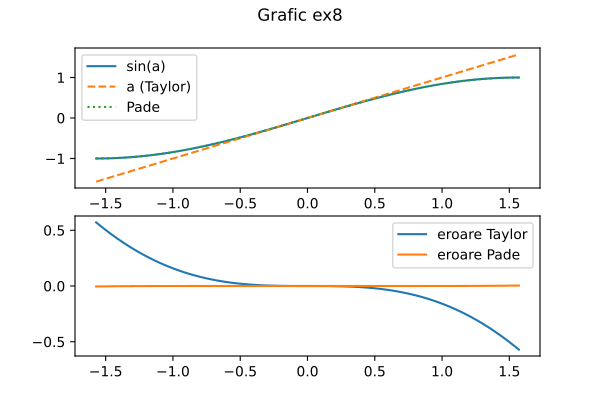

Python code for this plot:
import numpy as np
import matplotlib.pyplot as plt

alpha = np.linspace(-np.pi / 2, np.pi / 2, 100)
sin = np.sin(alpha)
taylor = alpha
pade = (alpha - 7 * alpha ** 3 / 60) / (1 + alpha ** 2 / 20)

fig, axs = plt.subplots(2)
fig.suptitle('Grafic ex8')
axs[0].plot(alpha, sin, label='sin(a)')
axs[0].plot(alpha, taylor, '--', label='a (Taylor)')
axs[0].plot(alpha, pade, ':', label='Pade')
axs[0].legend()
axs[1].plot(alpha, sin - taylor, label='eroare Taylor')
axs[1].plot(alpha, sin - pade, label='eroare Pade')
axs[1].legend()
plt.savefig('ex8.pdf')
plt.show()
 
# eroarea pe axa Oy logaritmica
plt.figure()
plt.semilogy(alpha, np.abs(sin - taylor) + 1e-18, label='|eroare| Taylor')
plt.semilogy(alpha, np.abs(sin - pade) + 1e-18, label='|eroare| Pade')
plt.legend()
plt.title('Eroare cu axa Oy logaritmica')
plt.savefig('ex8_log.pdf')
plt.show()
